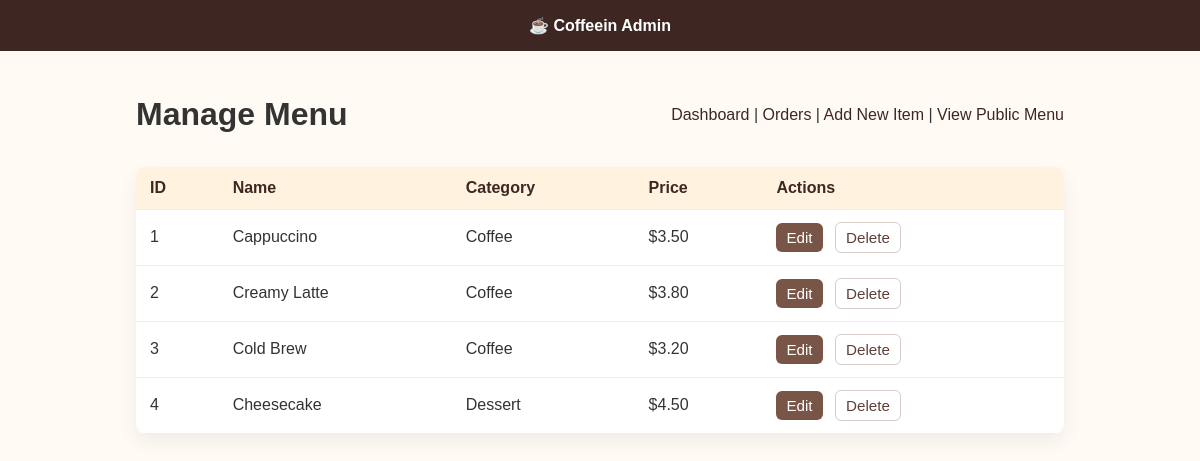
Screenshot of /AdminMenuList.php (signed in) with the database file from the repository.
### tables this page shows
CREATE TABLE IF NOT EXISTS menu_items (
  id INT AUTO_INCREMENT PRIMARY KEY,
  name VARCHAR(150) NOT NULL,
  price DECIMAL(10,2) NOT NULL DEFAULT 0.00,
  description TEXT,
  category ENUM('Coffee','Dessert') NOT NULL,
  created_at TIMESTAMP DEFAULT CURRENT_TIMESTAMP
);

### AdminMenuList.php (the view, shortened to what this page needs)
<?php
include 'dbconnect.php';
mysqli_query($conn, "CREATE TABLE IF NOT EXISTS menu_items (
  id INT AUTO_INCREMENT PRIMARY KEY,
  name VARCHAR(150) NOT NULL,
  price DECIMAL(10,2) NOT NULL DEFAULT 0.00,
  description TEXT,
  category ENUM('Coffee','Dessert') NOT NULL,
  created_at TIMESTAMP DEFAULT CURRENT_TIMESTAMP
) ENGINE=InnoDB DEFAULT CHARSET=utf8mb4");
$result = mysqli_query($conn, "SELECT id, name, price, category FROM menu_items ORDER BY created_at DESC");
$items = [];
if ($result) { while ($row = mysqli_fetch_assoc($result)) { $items[] = $row; } }
?>
<!DOCTYPE html>
<html lang="en">
<head>
</head>
<body>
  <nav>☕ Coffeein Admin</nav>
  <div class="container">
    <div class="top">
      <h1>Manage Menu</h1>
      <div class="links"><a href="AdminDashboard.php">Dashboard</a> | <a href="AdminOrdersList.php">Orders</a> | <a href="AdminMenu.html">Add New Item</a> | <a href="MenuList.php">View Public Menu</a></div>
    </div>
    <table>
      <thead>
        <tr>
          <th>ID</th>
          <th>Name</th>
          <th>Category</th>
          <th>Price</th>
          <th>Actions</th>
        </tr>
      </thead>
      <tbody>
        <?php foreach ($items as $it): ?>
          <tr>
            <td><?php echo htmlspecialchars($it['id']); ?></td>
            <td><?php echo htmlspecialchars($it['name']); ?></td>
            <td><?php echo htmlspecialchars($it['category']); ?></td>
            <td>$<?php echo htmlspecialchars(number_format((float)$it['price'], 2)); ?></td>
            <td class="actions">
              <a class="btn" href="AdminMenuEdit.php?id=<?php echo $it['id']; ?>">Edit</a>
              <form action="MenuDeleteAction.php" method="post" style="display:inline">
                <button type="submit" class="btn-outline">Delete</button>
              </form>
            </td>
          </tr>
        <?php endforeach; ?>
      </tbody>
    </table>
  </div>
</body>
</html>

### AdminMenuList.php (style rules this page uses)
* { box-sizing:border-box;font-family:'Poppins',sans-serif }
body { margin:0;background:#fffaf3;color:#333 }
nav { background:#3e2723;color:#fff;padding:16px 24px;text-align:center;font-weight:700 }
.container { max-width:960px;margin:24px auto;padding:0 16px }
table { width:100%;border-collapse:collapse;background:#fff;border-radius:10px;overflow:hidden;box-shadow:0 8px 20px rgba(0,0,0,.06) }
th,td { padding:12px 14px;border-bottom:1px solid #eee;text-align:left }
th { background:#fff3e0;color:#3e2723 }
.actions a,.actions form button { display:inline-block;margin-right:8px;padding:6px 10px;border-radius:6px;text-decoration:none;font-size:.95rem }
.btn { background:#795548;color:#fff }
.btn-outline { background:#fff;border:1px solid #d7ccc8;color:#5d4037 }
.top { display:flex;justify-content:space-between;align-items:center;margin-bottom:12px }
.links a { color:#3e2723;text-decoration:none }

### rows the page displays
menu_items: id "1", name "Cappuccino", category "Coffee", price "3.50"
menu_items: id "2", name "Creamy Latte", category "Coffee", price "3.80"
menu_items: id "3", name "Cold Brew", category "Coffee", price "3.20"
menu_items: id "4", name "Cheesecake", category "Dessert", price "4.50"
